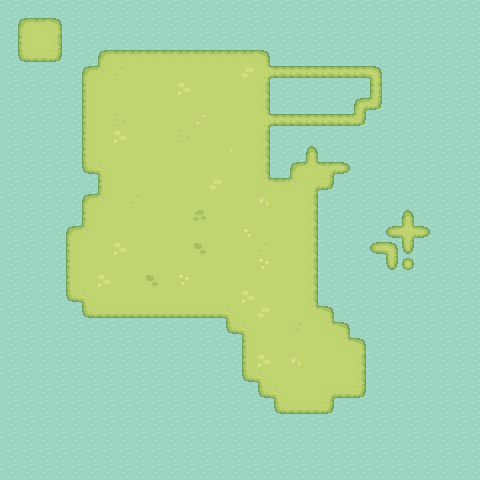

Tiled map render using the project's own tile images. Description and the map definition, with tile-layer contents summarised, below:
An orthogonal 30x30 tile map with 16x16 px tiles, 2 tile layers (water, grass), 2 tilesets and 43 objects.

<map version="1.10" tiledversion="1.11.2" orientation="orthogonal" renderorder="right-down" width="30" height="30" tilewidth="16" tileheight="16" infinite="0" nextlayerid="5" nextobjectid="117">
 <editorsettings>
  <export target="TestMap.lua" format="lua" />
 </editorsettings>
 <tileset firstgid="1" name="Grass" tilewidth="16" tileheight="16" tilecount="77" columns="11">
  <image source="Sprout Lands - Sprites - Basic pack/Tilesets/Grass.png" width="176" height="112" />
 </tileset>
 <tileset firstgid="78" name="water" tilewidth="16" tileheight="16" tilecount="4" columns="4">
  <image source="Sprout Lands - Sprites - Basic pack/Tilesets/Water.png" width="64" height="16" />
 </tileset>
 <layer id="1" name="water" width="30" height="30">
  <data>[900 cells, 900 non-empty, 4 distinct tile ids]</data>
 </layer>
 <layer id="2" name="grass" width="30" height="30">
  <data>[900 cells, 318 non-empty, 39 distinct tile ids]</data>
 </layer>
 <objectgroup id="3" name="walls">
  <object id="21" x="336" y="176" width="16" height="16" />
  <object id="22" x="320" y="192" width="16" height="105" />
  <object id="23" x="336" y="304" width="16" height="10" />
  <object id="24" x="352" y="320" width="16" height="10" />
  <object id="25" x="368" y="336" width="16" height="64" />
  <object id="26" x="336" y="400" width="32" height="16" />
  <object id="30" x="272" y="416" width="64" height="16" />
  <object id="31" x="256" y="400" width="16" height="16" />
  <object id="32" x="240" y="384" width="16" height="16" />
  <object id="33" x="224" y="336" width="16" height="48" />
  <object id="34" x="80" y="320" width="144" height="16" />
  <object id="35" x="64" y="304" width="16" height="16" />
  <object id="36" x="48" y="224" width="16" height="80" />
  <object id="41" x="64" y="192" width="16" height="25" />
  <object id="42" x="80" y="176" width="16" height="10" />
  <object id="43" x="64" y="64" width="16" height="112" />
  <object id="75" x="272" y="128" width="12" height="40" />
  <object id="79" x="288" y="128" width="13" height="23" />
  <object id="80" x="304" y="128" width="16" height="7" />
  <object id="81" x="323" y="128" width="29" height="22.3333" />
  <object id="82" x="352" y="160" width="16" height="16" />
  <object id="83" x="352" y="128" width="16" height="16" />
  <object id="84" x="370" y="112" width="14" height="16" />
  <object id="87" x="387" y="64" width="13" height="48" />
  <object id="88" x="272" y="32" width="112" height="25" />
  <object id="90" x="96" y="16" width="176" height="25" />
  <object id="91" x="80" y="32" width="16" height="25" />
  <object id="94" x="272" y="80" width="93" height="10" />
  <object id="95" x="272" y="96" width="77.3333" height="10" />
  <object id="97" x="362.667" y="394.667" width="4" height="4.33333" />
  <object id="99" x="331.667" y="411.667" width="3.66667" height="3.33333" />
  <object id="100" x="272" y="412" width="4.33333" height="3.33333" />
  <object id="101" x="256.667" y="396" width="3.33333" height="3" />
  <object id="102" x="240.333" y="380" width="4" height="3.33333" />
  <object id="103" x="224.667" y="332.333" width="3.66667" height="3" />
  <object id="104" x="80.6667" y="315.667" width="3.66667" height="3.66667" />
  <object id="105" x="64.6667" y="299.667" width="4" height="3.66667" />
  <object id="106" x="80.6667" y="171.667" width="3.66667" height="3.33333" />
  <object id="107" x="331.667" y="188.333" width="3.66667" height="3" />
  <object id="109" x="348" y="171.667" width="4" height="3.66667" />
  <object id="110" x="366" y="124" width="2.66667" height="2.33333" />
  <object id="111" x="381.667" y="108.333" width="4.66667" height="2.66667" />
  <object id="112" x="382.333" y="59.3333" width="3.66667" height="6.33333" />
 </objectgroup>
</map>
